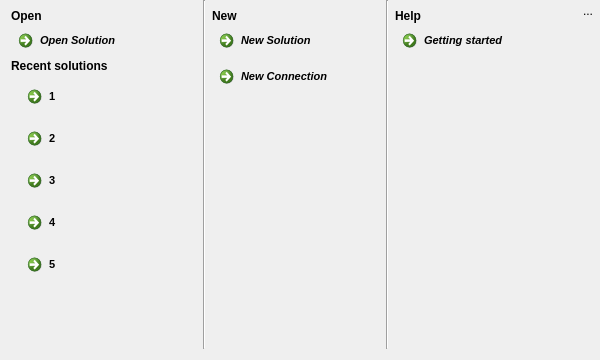
<?xml version="1.0" encoding="UTF-8"?>
<ui version="4.0">
 <class>MainWindowButtonDialog</class>
 <widget class="QDialog" name="MainWindowButtonDialog">
  <property name="geometry">
   <rect>
    <x>0</x>
    <y>0</y>
    <width>600</width>
    <height>360</height>
   </rect>
  </property>
  <property name="minimumSize">
   <size>
    <width>400</width>
    <height>300</height>
   </size>
  </property>
  <property name="maximumSize">
   <size>
    <width>629</width>
    <height>360</height>
   </size>
  </property>
  <property name="windowTitle">
   <string/>
  </property>
  <property name="modal">
   <bool>true</bool>
  </property>
  <layout class="QHBoxLayout" name="horizontalLayout_2">
   <property name="topMargin">
    <number>0</number>
   </property>
   <property name="rightMargin">
    <number>0</number>
   </property>
   <item>
    <widget class="QFrame" name="frame">
     <layout class="QHBoxLayout" name="horizontalLayout">
      <property name="margin">
       <number>0</number>
      </property>
      <item>
       <layout class="QVBoxLayout" name="verticalLayout">
        <property name="spacing">
         <number>0</number>
        </property>
        <item>
         <spacer name="verticalSpacer_6">
          <property name="orientation">
           <enum>Qt::Vertical</enum>
          </property>
          <property name="sizeType">
           <enum>QSizePolicy::Fixed</enum>
          </property>
          <property name="sizeHint" stdset="0">
           <size>
            <width>20</width>
            <height>9</height>
           </size>
          </property>
         </spacer>
        </item>
        <item>
         <widget class="QLabel" name="label_2">
          <property name="font">
           <font>
            <weight>75</weight>
            <bold>true</bold>
           </font>
          </property>
          <property name="text">
           <string>Open</string>
          </property>
         </widget>
        </item>
        <item>
         <widget class="QCommandLinkButton" name="btnOpen">
          <property name="font">
           <font>
            <family>Segoe UI</family>
            <pointsize>8</pointsize>
            <italic>true</italic>
            <kerning>true</kerning>
           </font>
          </property>
          <property name="text">
           <string>Open Solution</string>
          </property>
          <property name="icon">
           <iconset resource="../dbm.qrc">
            <normaloff>:/images/actions/images/big/bigfileopen.png</normaloff>:/images/actions/images/big/bigfileopen.png</iconset>
          </property>
          <property name="autoDefault">
           <bool>false</bool>
          </property>
         </widget>
        </item>
        <item>
         <widget class="QLabel" name="lblRecent">
          <property name="font">
           <font>
            <weight>75</weight>
            <bold>true</bold>
           </font>
          </property>
          <property name="text">
           <string>Recent solutions</string>
          </property>
         </widget>
        </item>
        <item>
         <widget class="QFrame" name="grpRecent">
          <layout class="QVBoxLayout" name="verticalLayout_5">
           <property name="topMargin">
            <number>6</number>
           </property>
           <property name="bottomMargin">
            <number>0</number>
           </property>
           <item>
            <widget class="QCommandLinkButton" name="btnQuick1">
             <property name="font">
              <font>
               <family>Segoe UI</family>
               <pointsize>8</pointsize>
               <italic>false</italic>
               <kerning>false</kerning>
              </font>
             </property>
             <property name="text">
              <string>1</string>
             </property>
             <property name="icon">
              <iconset resource="../dbm.qrc">
               <normaloff>:/images/actions/images/big/bigfileopen.png</normaloff>:/images/actions/images/big/bigfileopen.png</iconset>
             </property>
             <property name="iconSize">
              <size>
               <width>16</width>
               <height>16</height>
              </size>
             </property>
             <property name="autoDefault">
              <bool>false</bool>
             </property>
            </widget>
           </item>
           <item>
            <widget class="QCommandLinkButton" name="btnQuick2">
             <property name="font">
              <font>
               <family>Segoe UI</family>
               <pointsize>8</pointsize>
               <italic>false</italic>
               <kerning>true</kerning>
              </font>
             </property>
             <property name="text">
              <string>2</string>
             </property>
             <property name="icon">
              <iconset resource="../dbm.qrc">
               <normaloff>:/images/actions/images/big/bigfileopen.png</normaloff>:/images/actions/images/big/bigfileopen.png</iconset>
             </property>
             <property name="iconSize">
              <size>
               <width>16</width>
               <height>16</height>
              </size>
             </property>
             <property name="autoDefault">
              <bool>false</bool>
             </property>
            </widget>
           </item>
           <item>
            <widget class="QCommandLinkButton" name="btnQuick3">
             <property name="font">
              <font>
               <family>Segoe UI</family>
               <pointsize>8</pointsize>
               <italic>false</italic>
               <kerning>true</kerning>
              </font>
             </property>
             <property name="text">
              <string>3</string>
             </property>
             <property name="icon">
              <iconset resource="../dbm.qrc">
               <normaloff>:/images/actions/images/big/bigfileopen.png</normaloff>:/images/actions/images/big/bigfileopen.png</iconset>
             </property>
             <property name="iconSize">
              <size>
               <width>16</width>
               <height>16</height>
              </size>
             </property>
             <property name="autoDefault">
              <bool>false</bool>
             </property>
            </widget>
           </item>
           <item>
            <widget class="QCommandLinkButton" name="btnQuick4">
             <property name="font">
              <font>
               <family>Segoe UI</family>
               <pointsize>8</pointsize>
               <italic>false</italic>
               <kerning>true</kerning>
              </font>
             </property>
             <property name="text">
              <string>4</string>
             </property>
             <property name="icon">
              <iconset resource="../dbm.qrc">
               <normaloff>:/images/actions/images/big/bigfileopen.png</normaloff>:/images/actions/images/big/bigfileopen.png</iconset>
             </property>
             <property name="iconSize">
              <size>
               <width>16</width>
               <height>16</height>
              </size>
             </property>
             <property name="autoDefault">
              <bool>false</bool>
             </property>
            </widget>
           </item>
           <item>
            <widget class="QCommandLinkButton" name="btnQuick5">
             <property name="font">
              <font>
               <family>Segoe UI</family>
               <pointsize>8</pointsize>
               <italic>false</italic>
               <kerning>true</kerning>
              </font>
             </property>
             <property name="text">
              <string>5</string>
             </property>
             <property name="icon">
              <iconset resource="../dbm.qrc">
               <normaloff>:/images/actions/images/big/bigfileopen.png</normaloff>:/images/actions/images/big/bigfileopen.png</iconset>
             </property>
             <property name="iconSize">
              <size>
               <width>16</width>
               <height>16</height>
              </size>
             </property>
             <property name="autoDefault">
              <bool>false</bool>
             </property>
            </widget>
           </item>
           <item>
            <spacer name="verticalSpacer_4">
             <property name="orientation">
              <enum>Qt::Vertical</enum>
             </property>
             <property name="sizeHint" stdset="0">
              <size>
               <width>20</width>
               <height>40</height>
              </size>
             </property>
            </spacer>
           </item>
          </layout>
         </widget>
        </item>
        <item>
         <spacer name="verticalSpacer">
          <property name="orientation">
           <enum>Qt::Vertical</enum>
          </property>
          <property name="sizeHint" stdset="0">
           <size>
            <width>20</width>
            <height>40</height>
           </size>
          </property>
         </spacer>
        </item>
       </layout>
      </item>
      <item>
       <widget class="Line" name="line_2">
        <property name="orientation">
         <enum>Qt::Vertical</enum>
        </property>
       </widget>
      </item>
      <item>
       <layout class="QVBoxLayout" name="verticalLayout_2">
        <property name="spacing">
         <number>0</number>
        </property>
        <item>
         <spacer name="verticalSpacer_7">
          <property name="orientation">
           <enum>Qt::Vertical</enum>
          </property>
          <property name="sizeType">
           <enum>QSizePolicy::Fixed</enum>
          </property>
          <property name="sizeHint" stdset="0">
           <size>
            <width>20</width>
            <height>9</height>
           </size>
          </property>
         </spacer>
        </item>
        <item>
         <widget class="QLabel" name="label_6">
          <property name="font">
           <font>
            <weight>75</weight>
            <bold>true</bold>
           </font>
          </property>
          <property name="text">
           <string>New</string>
          </property>
         </widget>
        </item>
        <item>
         <widget class="QCommandLinkButton" name="btnNew">
          <property name="font">
           <font>
            <family>Segoe UI</family>
            <pointsize>8</pointsize>
            <italic>true</italic>
            <kerning>true</kerning>
           </font>
          </property>
          <property name="text">
           <string>New Solution</string>
          </property>
          <property name="icon">
           <iconset resource="../dbm.qrc">
            <normaloff>:/images/actions/images/big/bigfilenew.png</normaloff>:/images/actions/images/big/bigfilenew.png</iconset>
          </property>
          <property name="autoDefault">
           <bool>false</bool>
          </property>
         </widget>
        </item>
        <item>
         <widget class="QCommandLinkButton" name="btnNewConnection">
          <property name="font">
           <font>
            <family>Segoe UI</family>
            <pointsize>8</pointsize>
            <italic>true</italic>
            <kerning>true</kerning>
           </font>
          </property>
          <property name="text">
           <string>New Connection</string>
          </property>
          <property name="icon">
           <iconset resource="../dbm.qrc">
            <normaloff>:/images/actions/images/actions/new_dbconn.png</normaloff>:/images/actions/images/actions/new_dbconn.png</iconset>
          </property>
          <property name="autoDefault">
           <bool>false</bool>
          </property>
         </widget>
        </item>
        <item>
         <spacer name="verticalSpacer_2">
          <property name="orientation">
           <enum>Qt::Vertical</enum>
          </property>
          <property name="sizeHint" stdset="0">
           <size>
            <width>20</width>
            <height>40</height>
           </size>
          </property>
         </spacer>
        </item>
       </layout>
      </item>
      <item>
       <widget class="Line" name="line">
        <property name="orientation">
         <enum>Qt::Vertical</enum>
        </property>
       </widget>
      </item>
      <item>
       <layout class="QVBoxLayout" name="verticalLayout_4">
        <property name="spacing">
         <number>0</number>
        </property>
        <item>
         <spacer name="verticalSpacer_8">
          <property name="orientation">
           <enum>Qt::Vertical</enum>
          </property>
          <property name="sizeType">
           <enum>QSizePolicy::Fixed</enum>
          </property>
          <property name="sizeHint" stdset="0">
           <size>
            <width>20</width>
            <height>9</height>
           </size>
          </property>
         </spacer>
        </item>
        <item>
         <widget class="QLabel" name="label_3">
          <property name="font">
           <font>
            <weight>75</weight>
            <bold>true</bold>
           </font>
          </property>
          <property name="text">
           <string>Help</string>
          </property>
         </widget>
        </item>
        <item>
         <widget class="QCommandLinkButton" name="btnHelp">
          <property name="font">
           <font>
            <family>Segoe UI</family>
            <pointsize>8</pointsize>
            <italic>true</italic>
            <kerning>true</kerning>
           </font>
          </property>
          <property name="text">
           <string>Getting started</string>
          </property>
          <property name="icon">
           <iconset resource="../dbm.qrc">
            <normaloff>:/images/actions/images/small/help.png</normaloff>:/images/actions/images/small/help.png</iconset>
          </property>
          <property name="autoDefault">
           <bool>false</bool>
          </property>
         </widget>
        </item>
        <item>
         <spacer name="verticalSpacer_3">
          <property name="orientation">
           <enum>Qt::Vertical</enum>
          </property>
          <property name="sizeHint" stdset="0">
           <size>
            <width>20</width>
            <height>40</height>
           </size>
          </property>
         </spacer>
        </item>
       </layout>
      </item>
      <item>
       <spacer name="horizontalSpacer">
        <property name="orientation">
         <enum>Qt::Horizontal</enum>
        </property>
        <property name="sizeHint" stdset="0">
         <size>
          <width>40</width>
          <height>20</height>
         </size>
        </property>
       </spacer>
      </item>
     </layout>
    </widget>
   </item>
   <item>
    <layout class="QVBoxLayout" name="verticalLayout_3" stretch="0,0">
     <property name="sizeConstraint">
      <enum>QLayout::SetMinimumSize</enum>
     </property>
     <item>
      <widget class="QToolButton" name="btnClose">
       <property name="maximumSize">
        <size>
         <width>24</width>
         <height>24</height>
        </size>
       </property>
       <property name="text">
        <string>...</string>
       </property>
       <property name="icon">
        <iconset resource="../dbm.qrc">
         <normaloff>:/images/actions/images/actions/application_exit.png</normaloff>:/images/actions/images/actions/application_exit.png</iconset>
       </property>
       <property name="autoRaise">
        <bool>true</bool>
       </property>
      </widget>
     </item>
     <item>
      <spacer name="verticalSpacer_5">
       <property name="orientation">
        <enum>Qt::Vertical</enum>
       </property>
       <property name="sizeHint" stdset="0">
        <size>
         <width>20</width>
         <height>40</height>
        </size>
       </property>
      </spacer>
     </item>
    </layout>
   </item>
  </layout>
 </widget>
 <resources>
  <include location="../dbm.qrc"/>
 </resources>
 <connections>
  <connection>
   <sender>MainWindowButtonDialog</sender>
   <signal>rejected()</signal>
   <receiver>MainWindowButtonDialog</receiver>
   <slot>onCloseWindow()</slot>
   <hints>
    <hint type="sourcelabel">
     <x>199</x>
     <y>149</y>
    </hint>
    <hint type="destinationlabel">
     <x>199</x>
     <y>149</y>
    </hint>
   </hints>
  </connection>
  <connection>
   <sender>btnClose</sender>
   <signal>clicked()</signal>
   <receiver>MainWindowButtonDialog</receiver>
   <slot>onBtnClose()</slot>
   <hints>
    <hint type="sourcelabel">
     <x>572</x>
     <y>21</y>
    </hint>
    <hint type="destinationlabel">
     <x>297</x>
     <y>170</y>
    </hint>
   </hints>
  </connection>
  <connection>
   <sender>btnQuick1</sender>
   <signal>clicked()</signal>
   <receiver>MainWindowButtonDialog</receiver>
   <slot>onQuick1()</slot>
   <hints>
    <hint type="sourcelabel">
     <x>96</x>
     <y>116</y>
    </hint>
    <hint type="destinationlabel">
     <x>299</x>
     <y>179</y>
    </hint>
   </hints>
  </connection>
  <connection>
   <sender>btnQuick2</sender>
   <signal>clicked()</signal>
   <receiver>MainWindowButtonDialog</receiver>
   <slot>onQuick2()</slot>
   <hints>
    <hint type="sourcelabel">
     <x>96</x>
     <y>158</y>
    </hint>
    <hint type="destinationlabel">
     <x>299</x>
     <y>179</y>
    </hint>
   </hints>
  </connection>
  <connection>
   <sender>btnQuick3</sender>
   <signal>clicked()</signal>
   <receiver>MainWindowButtonDialog</receiver>
   <slot>onQuick3()</slot>
   <hints>
    <hint type="sourcelabel">
     <x>96</x>
     <y>200</y>
    </hint>
    <hint type="destinationlabel">
     <x>299</x>
     <y>179</y>
    </hint>
   </hints>
  </connection>
  <connection>
   <sender>btnQuick4</sender>
   <signal>clicked()</signal>
   <receiver>MainWindowButtonDialog</receiver>
   <slot>onQuick4()</slot>
   <hints>
    <hint type="sourcelabel">
     <x>96</x>
     <y>242</y>
    </hint>
    <hint type="destinationlabel">
     <x>299</x>
     <y>179</y>
    </hint>
   </hints>
  </connection>
  <connection>
   <sender>btnQuick5</sender>
   <signal>clicked()</signal>
   <receiver>MainWindowButtonDialog</receiver>
   <slot>onQuick5()</slot>
   <hints>
    <hint type="sourcelabel">
     <x>96</x>
     <y>284</y>
    </hint>
    <hint type="destinationlabel">
     <x>299</x>
     <y>179</y>
    </hint>
   </hints>
  </connection>
  <connection>
   <sender>btnOpen</sender>
   <signal>clicked()</signal>
   <receiver>MainWindowButtonDialog</receiver>
   <slot>onOpenProject()</slot>
   <hints>
    <hint type="sourcelabel">
     <x>96</x>
     <y>43</y>
    </hint>
    <hint type="destinationlabel">
     <x>299</x>
     <y>179</y>
    </hint>
   </hints>
  </connection>
  <connection>
   <sender>btnNew</sender>
   <signal>clicked()</signal>
   <receiver>MainWindowButtonDialog</receiver>
   <slot>onNewProject()</slot>
   <hints>
    <hint type="sourcelabel">
     <x>285</x>
     <y>37</y>
    </hint>
    <hint type="destinationlabel">
     <x>299</x>
     <y>179</y>
    </hint>
   </hints>
  </connection>
  <connection>
   <sender>btnNewConnection</sender>
   <signal>clicked()</signal>
   <receiver>MainWindowButtonDialog</receiver>
   <slot>onNewConnection()</slot>
   <hints>
    <hint type="sourcelabel">
     <x>285</x>
     <y>77</y>
    </hint>
    <hint type="destinationlabel">
     <x>299</x>
     <y>179</y>
    </hint>
   </hints>
  </connection>
  <connection>
   <sender>btnHelp</sender>
   <signal>clicked()</signal>
   <receiver>MainWindowButtonDialog</receiver>
   <slot>onHelp()</slot>
   <hints>
    <hint type="sourcelabel">
     <x>474</x>
     <y>37</y>
    </hint>
    <hint type="destinationlabel">
     <x>299</x>
     <y>179</y>
    </hint>
   </hints>
  </connection>
 </connections>
 <slots>
  <slot>onNewProject()</slot>
  <slot>onCloseWindow()</slot>
  <slot>onOpenProject()</slot>
  <slot>onNewConnection()</slot>
  <slot>onHelp()</slot>
  <slot>onQuick1()</slot>
  <slot>onQuick2()</slot>
  <slot>onQuick3()</slot>
  <slot>onQuick4()</slot>
  <slot>onQuick5()</slot>
  <slot>onBtnClose()</slot>
 </slots>
</ui>
